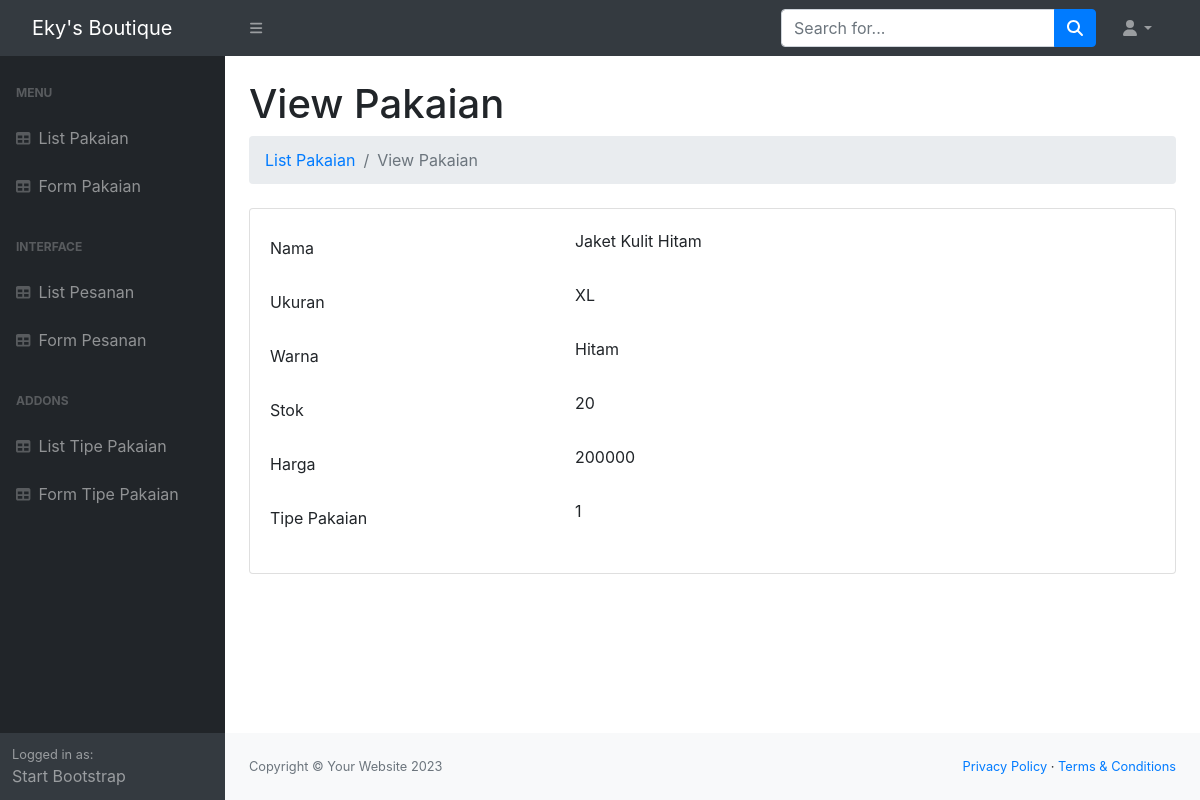
Page /web2-uts-template/backend/Pakaian/view.php?id=1 on the committed database.
### tables this page shows
CREATE TABLE `pakaian` (
  `id` int(11) NOT NULL,
  `nama` varchar(45) NOT NULL,
  `ukuran` varchar(45) DEFAULT NULL,
  `warna` varchar(45) DEFAULT NULL,
  `stok` int(11) NOT NULL,
  `harga` int(32) DEFAULT NULL,
  `tipe_pakaian_id` int(45) DEFAULT NULL
);

### web2-uts-template/backend/Pakaian/view.php (the view, shortened to what this page needs)
<?php
    include_once('../../database/dbkoneksi.php');
    $_id = $_GET["id"];
    $sql = "SELECT * FROM pakaian WHERE id=?";
    $rs = $dbh->prepare($sql);
    $rs -> execute([$_id]);
    $row = $rs -> fetch();
?>
<!DOCTYPE html>
<html lang="en">
<?php include("../Shared/head.php"); ?>
<body>
  <?php include("../Shared/nav_header.php"); ?>
  <div id="layoutSidenav">
    <?php include("../Shared/nav_sidebar.php"); ?>
    <div id="layoutSidenav_content">
      <main>
        <div class="container-fluid px-4">
          <h1 class="mt-4">View Pakaian</h1>
          <ol class="breadcrumb mb-4">
            <li class="breadcrumb-item"><a href="index.php">List Pakaian</a></li>
            <li class="breadcrumb-item active">View Pakaian</li>
          </ol>
          <div class="card mb-4">
            <div class="card-body">
                <link rel="stylesheet" href="https://stackpath.bootstrapcdn.com/bootstrap/4.1.3/css/bootstrap.min.css">
                <link rel="stylesheet"
                  href="https://maxcdn.bootstrapcdn.com/font-awesome/4.7.0/css/font-awesome.min.css">
              <div class="form-group row">
                <label for="nama" class="col-4 col-form-label">Nama</label>
                <div class="col-8">
                  <label id="nama"><?=$row['nama']?></label>
                </div>
              </div>
              <div class="form-group row">
                <label for="ukuran" class="col-4 col-form-label">Ukuran</label>
                <div class="col-8">
                <label id="ukuran"><?=$row['ukuran']?></label>
                </div>
              </div>
              <div class="form-group row">
                <label for="warna" class="col-4 col-form-label">Warna</label>
                <div class="col-8">
                <label id="warna"><?=$row['warna']?></label>
                </div>
              </div>
              <div class="form-group row">
                <label for="stok" class="col-4 col-form-label">Stok</label>
                <div class="col-8">
                <label id="stok"><?=$row['stok']?></label>
                </div>
              </div>
              <div class="form-group row">
                <label for="harga" class="col-4 col-form-label">Harga</label>
                <div class="col-8">
                <label id="harga"><?=$row['harga']?></label>
                </div>
              </div>
              <div class="form-group row">
                <label for="tipe_pakaian_id" class="col-4 col-form-label">Tipe Pakaian</label>
                <div class="col-8">
                <label id="tipe_pakaian_id"><?=$row['tipe_pakaian_id']?></label>
                </div>
              </div>
            </div>
          </div>
        </div>
      </main>
      <?php include("../Shared/footer.php"); ?>
    </div>
  </div>
</body>
</html>

### rows in the picture
pakaian: nama "Jaket Kulit Hitam", ukuran "XL", warna "Hitam", stok "20", harga "200000", tipe_pakaian "1"
